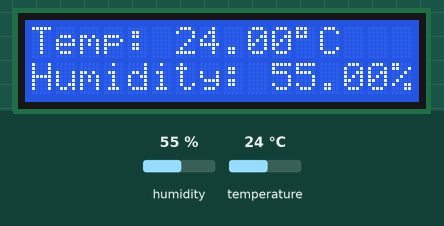
Simulated run of this sketch. Board: Arduino Uno, built with avr-gcc and run on an emulated ATmega328P. Shown: 16×2 character LCD. The inputs (shaded band) are chosen by the test bench; at power-on: humidity 55 %, temperature 24 °C. What the sketch prints to the serial monitor is not drawn.

Above: at 6.2 s.
6.3 s: humidity set to 22 %
At 10.8 s:
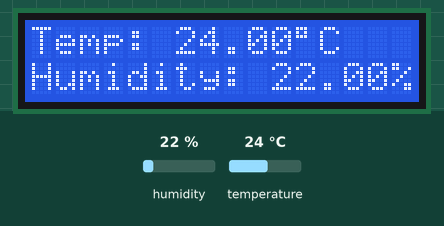
11.6 s: temperature set to 12 °C
At 16.4 s:
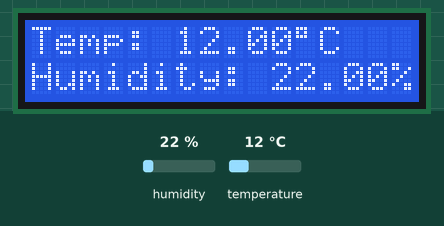
16.7 s: humidity set to 40 %
At 21.3 s:
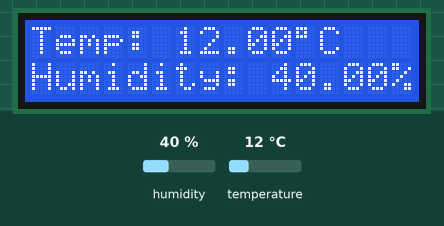
21.8 s: temperature set to 19 °C
At 26.0 s:
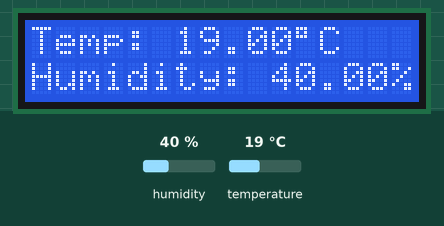
Timing chart, 0 to 27.5 s (numbered marks = the images above; inputs shaded):
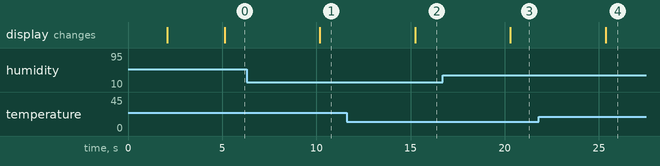

Measured:
- after the input at 6.3 s, the display: changes after 3.9 s (image 1)
- after the input at 11.6 s, the display: changes after 3.6 s (image 2)
- after the input at 16.7 s, the display: changes after 3.6 s (image 3)
- after the input at 21.8 s, the display: changes after 3.6 s (image 4)

The sketch:

DHT22_With_LCD.ino
```cpp
#include <Wire.h>
#include <LiquidCrystal_I2C.h>
#include <AM2302-Sensor.h>

// Inisialisasi LCD I2C dengan alamat 0x27 (bisa 0x3F tergantung modul)
LiquidCrystal_I2C lcd(0x27, 16, 2);

constexpr unsigned int SENSOR_PIN {6U};
AM2302::AM2302_Sensor am2302{SENSOR_PIN};

void setup() {
    Serial.begin(115200);
    while (!Serial) {
        yield();
    }
    Serial.print(F("\n >>> AM2302-Sensor_Example <<<\n\n"));

    lcd.begin(16,2);
    lcd.backlight();
    lcd.setCursor(0, 0);
    lcd.print("Initializing...");
    delay(2000);
    lcd.clear();

    if (am2302.begin()) {
        delay(3000);
    } else {
        while (true) {
            Serial.println("Error: sensor check. => Please check sensor connection!");
            lcd.setCursor(0, 0);
            lcd.print("Sensor Error");
            delay(10000);
        }
    }
}

void loop() {
    auto status = am2302.read();
    Serial.print("\n\nstatus of sensor read(): ");
    Serial.println(status);

    float suhu = am2302.get_Temperature();
    float kelembaban = am2302.get_Humidity();

    Serial.print("Temperature: ");
    Serial.println(suhu);
    Serial.print("Humidity:    ");
    Serial.println(kelembaban);

    lcd.setCursor(0, 0);
    lcd.print("Temp: ");
    lcd.print(suhu);
    lcd.print((char)223);
    lcd.print("C");

    lcd.setCursor(0, 1);
    lcd.print("Humidity: ");
    lcd.print(kelembaban);
    lcd.print("%");

    delay(5000);
}
```
